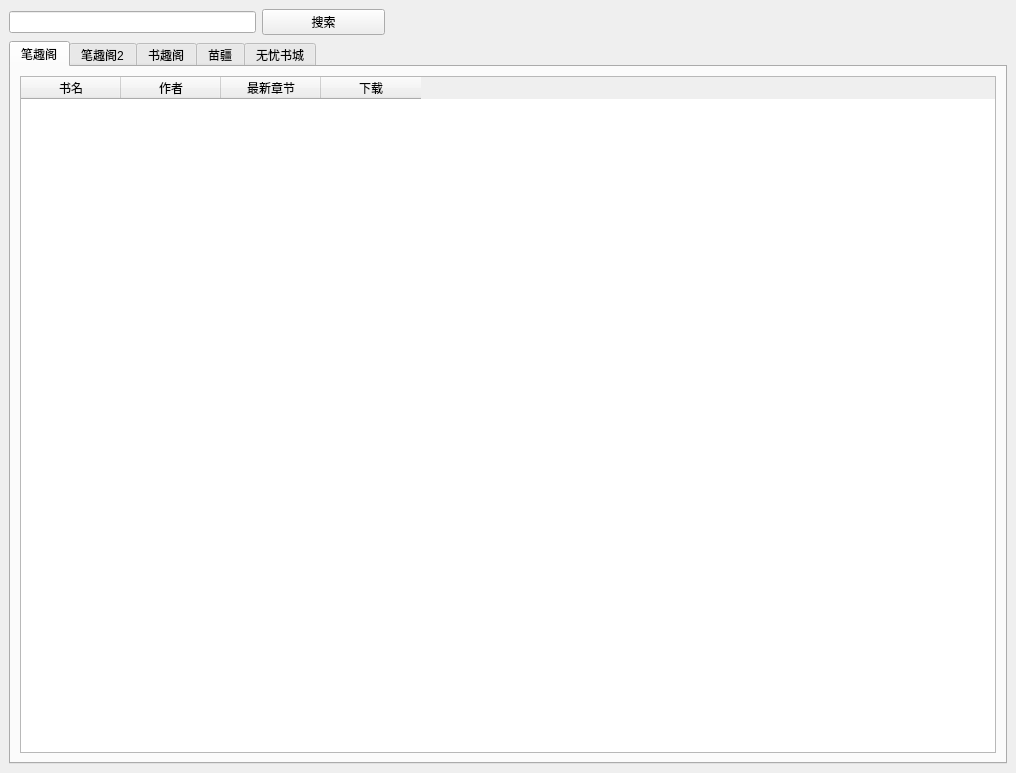
<?xml version="1.0" encoding="UTF-8"?>
<ui version="4.0">
 <class>MainWindow</class>
 <widget class="QMainWindow" name="MainWindow">
  <property name="geometry">
   <rect>
    <x>0</x>
    <y>0</y>
    <width>1016</width>
    <height>773</height>
   </rect>
  </property>
  <property name="windowTitle">
   <string>小说下载工具</string>
  </property>
  <widget class="QWidget" name="centralwidget">
   <layout class="QVBoxLayout" name="verticalLayout">
    <item>
     <layout class="QHBoxLayout" name="horizontalLayout" stretch="2,1,5">
      <item>
       <widget class="QLineEdit" name="lineEdit"/>
      </item>
      <item>
       <widget class="QPushButton" name="btn_search">
        <property name="font">
         <font>
          <stylestrategy>PreferDefault</stylestrategy>
         </font>
        </property>
        <property name="layoutDirection">
         <enum>Qt::LeftToRight</enum>
        </property>
        <property name="text">
         <string>搜索</string>
        </property>
       </widget>
      </item>
      <item>
       <widget class="QLabel" name="label">
        <property name="minimumSize">
         <size>
          <width>300</width>
          <height>0</height>
         </size>
        </property>
        <property name="text">
         <string/>
        </property>
       </widget>
      </item>
     </layout>
    </item>
    <item>
     <widget class="QTabWidget" name="tabWidget">
      <property name="toolTip">
       <string>&lt;html&gt;&lt;head/&gt;&lt;body&gt;&lt;p&gt;&lt;br/&gt;&lt;/p&gt;&lt;/body&gt;&lt;/html&gt;</string>
      </property>
      <property name="whatsThis">
       <string>&lt;html&gt;&lt;head/&gt;&lt;body&gt;&lt;p&gt;&lt;br/&gt;&lt;/p&gt;&lt;/body&gt;&lt;/html&gt;</string>
      </property>
      <property name="currentIndex">
       <number>0</number>
      </property>
      <widget class="QWidget" name="tab_6">
       <attribute name="title">
        <string>笔趣阁</string>
       </attribute>
       <layout class="QGridLayout" name="gridLayout_2">
        <item row="0" column="0">
         <widget class="QTableWidget" name="tableWidget_biquge">
          <column>
           <property name="text">
            <string>书名</string>
           </property>
          </column>
          <column>
           <property name="text">
            <string>作者</string>
           </property>
          </column>
          <column>
           <property name="text">
            <string>最新章节</string>
           </property>
          </column>
          <column>
           <property name="text">
            <string>下载</string>
           </property>
          </column>
         </widget>
        </item>
       </layout>
      </widget>
      <widget class="QWidget" name="tab_2">
       <attribute name="title">
        <string>笔趣阁2</string>
       </attribute>
       <layout class="QGridLayout" name="gridLayout_4">
        <item row="0" column="0">
         <widget class="QTableWidget" name="tableWidget_biquge_2">
          <column>
           <property name="text">
            <string>书名</string>
           </property>
          </column>
          <column>
           <property name="text">
            <string>作者</string>
           </property>
          </column>
          <column>
           <property name="text">
            <string>最新章节</string>
           </property>
          </column>
          <column>
           <property name="text">
            <string>下载</string>
           </property>
          </column>
         </widget>
        </item>
       </layout>
      </widget>
      <widget class="QWidget" name="tab_7">
       <attribute name="title">
        <string>书趣阁</string>
       </attribute>
       <layout class="QGridLayout" name="gridLayout">
        <item row="0" column="0">
         <widget class="QTableWidget" name="tableWidget_shuquge">
          <column>
           <property name="text">
            <string>书名</string>
           </property>
          </column>
          <column>
           <property name="text">
            <string>作者</string>
           </property>
          </column>
          <column>
           <property name="text">
            <string>最新章节</string>
           </property>
          </column>
          <column>
           <property name="text">
            <string>下载</string>
           </property>
          </column>
         </widget>
        </item>
       </layout>
      </widget>
      <widget class="QWidget" name="tab">
       <attribute name="title">
        <string>苗疆</string>
       </attribute>
       <layout class="QGridLayout" name="gridLayout_3">
        <item row="0" column="0">
         <widget class="QTableWidget" name="tableWidget_miaojiang">
          <column>
           <property name="text">
            <string>书名</string>
           </property>
          </column>
          <column>
           <property name="text">
            <string>作者</string>
           </property>
          </column>
          <column>
           <property name="text">
            <string>最新章节</string>
           </property>
          </column>
          <column>
           <property name="text">
            <string>下载</string>
           </property>
          </column>
         </widget>
        </item>
       </layout>
      </widget>
      <widget class="QWidget" name="tab_3">
       <attribute name="title">
        <string>无忧书城</string>
       </attribute>
       <layout class="QGridLayout" name="gridLayout_5">
        <item row="0" column="0">
         <widget class="QTableWidget" name="tableWidget_wuyou">
          <column>
           <property name="text">
            <string>书名</string>
           </property>
          </column>
          <column>
           <property name="text">
            <string>作者</string>
           </property>
          </column>
          <column>
           <property name="text">
            <string>最新章节</string>
           </property>
          </column>
          <column>
           <property name="text">
            <string>下载</string>
           </property>
          </column>
         </widget>
        </item>
       </layout>
      </widget>
     </widget>
    </item>
   </layout>
  </widget>
 </widget>
 <resources/>
 <connections/>
</ui>
